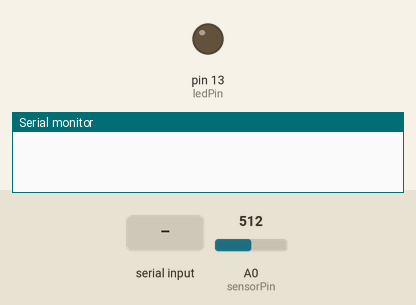
This sketch was run on a simulated Arduino Uno, built with avr-gcc and run on an emulated ATmega328P. On the bench: output pins drawn as LEDs (lit = HIGH), the last lines printed to the serial monitor. The test bench sets the inputs (shaded band); at power-on: A0 (sensorPin) = 512.

Above: at 1.2 s.
1.3 s: "1" received over Serial
At 2.3 s:
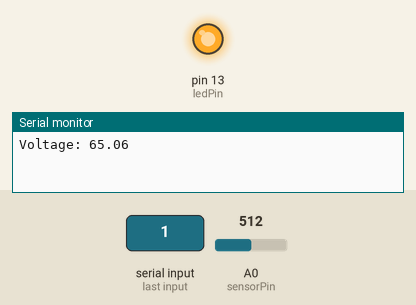
2.8 s: "0" received over Serial
At 3.4 s:
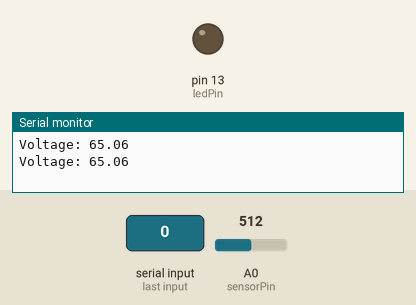
Timing chart, 0 to 5.8 s (numbered marks = the images above; inputs shaded):
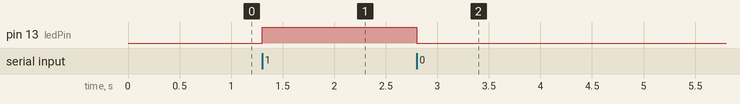

The sketch:

Arduino_Voltage_Reader.ino
```cpp
/*
  Reads an analog voltage from A0 every 15 seconds.
  so the Python script can read it.
*/


// Assignments, change for personal use case
const int sensorPin = A0; // pin for voltage read
const int dropDownRatio = 26; // the ratio from arduino measured voltage to actual circuit voltage
const int ledPin = 13; // pin for the LED to light up when outage is predicted

// Measure every 15 seconds (15,000 ms)
unsigned long interval = 1500.0;
unsigned long previousMillis = 0;

void setup() {
  pinMode(sensorPin, INPUT);
  pinMode(ledPin, OUTPUT);

  Serial.begin(9600);
}

void loop() {
  unsigned long currentMillis = millis();

  // This code is to
  // 1) Read voltage every 15 seconds
  if (currentMillis - previousMillis >= interval) {
    previousMillis = currentMillis;

    // Raw ADC (0..1023)
    int sensorValue = analogRead(sensorPin);

    // Convert to 0..5 V
    float measuredVoltage = ((sensorValue / 1023.0) * 5.0);

    // Multiply by voltage drop down ratio
    float circuitVoltage = measuredVoltage * dropDownRatio;

    // Send to Python
    Serial.print("Voltage: ");
    Serial.println(circuitVoltage, 2);
  }

  // Listen for AI inference result
  if (Serial.available() > 0) {
    char incoming = Serial.read();
    if (incoming == '1') {
      digitalWrite(ledPin, HIGH);  // Turn LED on
    }
    else if (incoming == '0') {
      digitalWrite(ledPin, LOW);   // Turn LED off
    }
  }
}
```

Measured:
- after the input at 1.3 s, pin 13 (ledPin): LOW → HIGH at once
- after the input at 2.8 s, pin 13 (ledPin): HIGH → LOW at once
